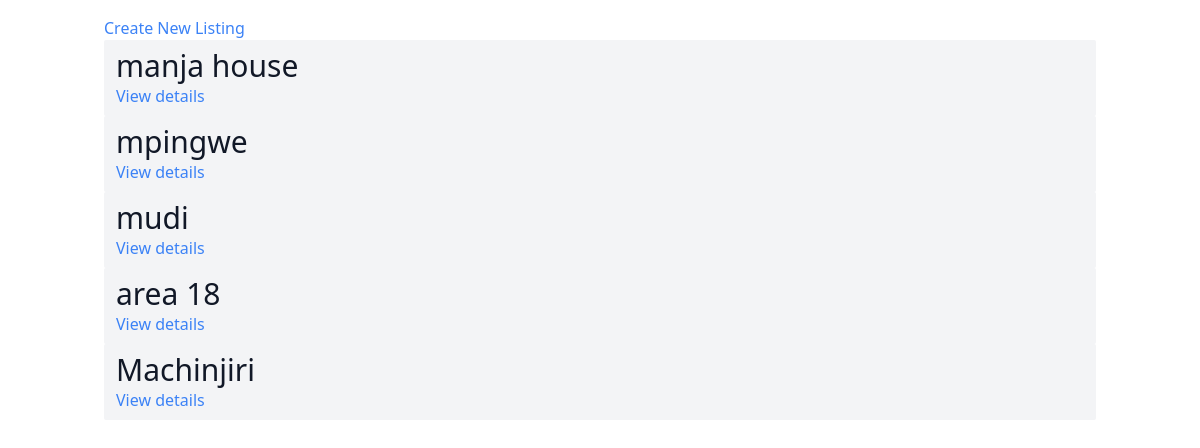
The page /listings/ on the database as committed earlier.
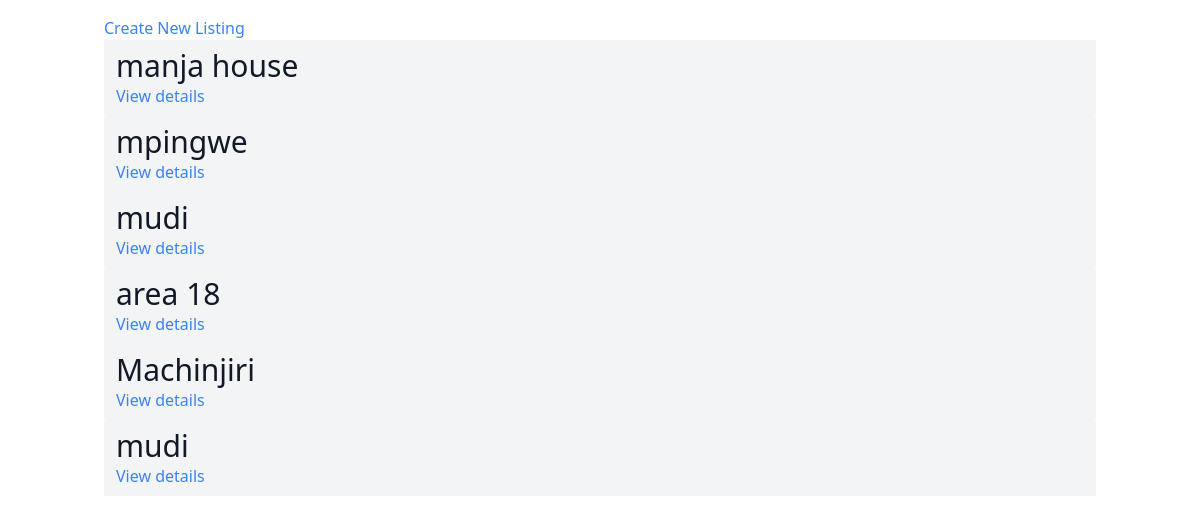
The same page on the database as committed later.
### listings/models.py (models this page shows, shortened)
class Listings(models.Model):
    title = models.CharField(max_length=150)
    price = models.IntegerField()
    num_bedrooms = models.IntegerField()
    num_bathrooms = models.IntegerField()
    square_footage = models.IntegerField()
    address = models.CharField(max_length=100)
    image = models.ImageField()

### listings/views.py (the view)
# urls.py: path('', ListingsListView.as_view(),name='listings_list'),
class ListingsListView(ListView):
    model = Listings
    context_object_name = 'Listings'
    template_name='listings/listing_list.html'

### listings/templates/listings/listing_list.html
{% extends 'listings/base.html' %}
{% block content %}
<a class='text-blue-500' href="{% url 'listings:listing_create' %}">Create New Listing </a>
{% for listing in Listings %}
    <div class="px-3 py-2 bg-gray-100 rounded-sm">
      <h3 class='text-3xl text-gray-900'>{{ listing.title }}</h3>
      <a class='text-blue-500' href="{% url 'listings:listing_detail' listing.pk %}">View details </a>
    </div>
{% endfor %}
{% endblock %}

### listings/templates/listings/base.html (shortened to what this page needs)
<!DOCTYPE html>
<html>
    <head>
        <link rel="stylesheet" href="">
        <script src="https://cdn.tailwindcss.com"></script>
    </head>
    <body>
        <div class='mx-auto max-w-5xl px-4 py-4'>
            {% block content %}
            {% endblock content %}
        </div>
    </body>
</html>

Rows that differ between the two databases and show on the page:
added Listings: title "mudi"
